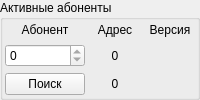
    <widget class="QGroupBox" name="groupBox_19">
     <property name="maximumSize">
      <size>
       <width>300</width>
       <height>16777215</height>
      </size>
     </property>
     <property name="title">
      <string>Активные абоненты</string>
     </property>
     <layout class="QGridLayout" name="gridLayout_11">
      <property name="margin">
       <number>2</number>
      </property>
      <property name="spacing">
       <number>2</number>
      </property>
      <item row="0" column="0">
       <layout class="QGridLayout" name="gridLayout_3">
        <property name="horizontalSpacing">
         <number>5</number>
        </property>
        <property name="verticalSpacing">
         <number>6</number>
        </property>
        <item row="0" column="0">
         <widget class="QLabel" name="label_49">
          <property name="text">
           <string>Абонент</string>
          </property>
          <property name="alignment">
           <set>Qt::AlignCenter</set>
          </property>
         </widget>
        </item>
        <item row="0" column="1">
         <widget class="QLabel" name="label_50">
          <property name="text">
           <string>Адрес</string>
          </property>
          <property name="alignment">
           <set>Qt::AlignCenter</set>
          </property>
         </widget>
        </item>
        <item row="1" column="1">
         <widget class="QLabel" name="lbAbonentAddr">
          <property name="enabled">
           <bool>true</bool>
          </property>
          <property name="text">
           <string>0</string>
          </property>
          <property name="alignment">
           <set>Qt::AlignCenter</set>
          </property>
         </widget>
        </item>
        <item row="2" column="1">
         <widget class="QLabel" name="lbActiveAbonents">
          <property name="text">
           <string>0</string>
          </property>
          <property name="alignment">
           <set>Qt::AlignCenter</set>
          </property>
         </widget>
        </item>
        <item row="1" column="0">
         <widget class="QSpinBox" name="spbAbonentIndex">
          <property name="enabled">
           <bool>true</bool>
          </property>
          <property name="minimum">
           <number>0</number>
          </property>
          <property name="maximum">
           <number>0</number>
          </property>
         </widget>
        </item>
        <item row="2" column="0">
         <widget class="QPushButton" name="pbRescanModule">
          <property name="text">
           <string>Поиск</string>
          </property>
         </widget>
        </item>
        <item row="1" column="2">
         <widget class="QLabel" name="lbCPUVer">
          <property name="text">
           <string/>
          </property>
         </widget>
        </item>
        <item row="0" column="2">
         <widget class="QLabel" name="label_26">
          <property name="text">
           <string>Версия</string>
          </property>
          <property name="alignment">
           <set>Qt::AlignCenter</set>
          </property>
         </widget>
        </item>
        <item row="2" column="2">
         <widget class="QLabel" name="lbFPGAVer">
          <property name="text">
           <string/>
          </property>
         </widget>
        </item>
       </layout>
      </item>
     </layout>
    </widget>
